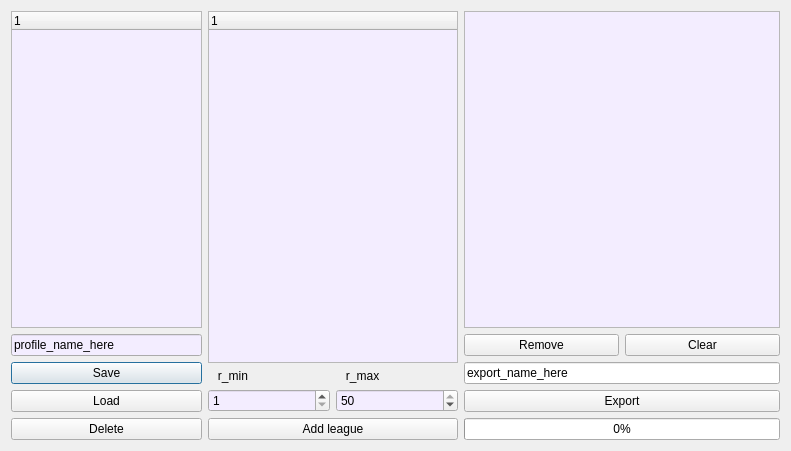
<?xml version="1.0" encoding="UTF-8"?>
<ui version="4.0">
 <class>Export</class>
 <widget class="QDialog" name="Export">
  <property name="geometry">
   <rect>
    <x>0</x>
    <y>0</y>
    <width>791</width>
    <height>451</height>
   </rect>
  </property>
  <property name="windowTitle">
   <string>Export manager</string>
  </property>
  <layout class="QHBoxLayout" name="horizontalLayout_4">
   <item>
    <layout class="QVBoxLayout" name="verticalLayout_5">
     <item>
      <widget class="QTreeWidget" name="tree_profiles">
       <property name="sizePolicy">
        <sizepolicy hsizetype="Preferred" vsizetype="Expanding">
         <horstretch>0</horstretch>
         <verstretch>0</verstretch>
        </sizepolicy>
       </property>
       <property name="maximumSize">
        <size>
         <width>191</width>
         <height>16777215</height>
        </size>
       </property>
       <property name="palette">
        <palette>
         <active>
          <colorrole role="Base">
           <brush brushstyle="SolidPattern">
            <color alpha="255">
             <red>243</red>
             <green>237</green>
             <blue>255</blue>
            </color>
           </brush>
          </colorrole>
         </active>
         <inactive>
          <colorrole role="Base">
           <brush brushstyle="SolidPattern">
            <color alpha="255">
             <red>243</red>
             <green>237</green>
             <blue>255</blue>
            </color>
           </brush>
          </colorrole>
         </inactive>
         <disabled>
          <colorrole role="Base">
           <brush brushstyle="SolidPattern">
            <color alpha="255">
             <red>247</red>
             <green>247</green>
             <blue>247</blue>
            </color>
           </brush>
          </colorrole>
         </disabled>
        </palette>
       </property>
       <column>
        <property name="text">
         <string notr="true">1</string>
        </property>
       </column>
      </widget>
     </item>
     <item>
      <widget class="QLineEdit" name="line_export">
       <property name="sizePolicy">
        <sizepolicy hsizetype="Preferred" vsizetype="Preferred">
         <horstretch>0</horstretch>
         <verstretch>0</verstretch>
        </sizepolicy>
       </property>
       <property name="palette">
        <palette>
         <active>
          <colorrole role="Base">
           <brush brushstyle="SolidPattern">
            <color alpha="255">
             <red>243</red>
             <green>237</green>
             <blue>255</blue>
            </color>
           </brush>
          </colorrole>
         </active>
         <inactive>
          <colorrole role="Base">
           <brush brushstyle="SolidPattern">
            <color alpha="255">
             <red>243</red>
             <green>237</green>
             <blue>255</blue>
            </color>
           </brush>
          </colorrole>
         </inactive>
         <disabled>
          <colorrole role="Base">
           <brush brushstyle="SolidPattern">
            <color alpha="255">
             <red>247</red>
             <green>247</green>
             <blue>247</blue>
            </color>
           </brush>
          </colorrole>
         </disabled>
        </palette>
       </property>
       <property name="text">
        <string>profile_name_here</string>
       </property>
      </widget>
     </item>
     <item>
      <widget class="QPushButton" name="button_save">
       <property name="maximumSize">
        <size>
         <width>191</width>
         <height>16777215</height>
        </size>
       </property>
       <property name="text">
        <string>Save</string>
       </property>
       <property name="icon">
        <iconset>
         <normaloff>:/actions/actions/filesaveas.png</normaloff>:/actions/actions/filesaveas.png</iconset>
       </property>
      </widget>
     </item>
     <item>
      <widget class="QPushButton" name="button_load">
       <property name="maximumSize">
        <size>
         <width>191</width>
         <height>16777215</height>
        </size>
       </property>
       <property name="text">
        <string>Load</string>
       </property>
       <property name="icon">
        <iconset>
         <normaloff>:/actions/actions/fileopen.png</normaloff>:/actions/actions/fileopen.png</iconset>
       </property>
      </widget>
     </item>
     <item>
      <widget class="QPushButton" name="button_delete">
       <property name="maximumSize">
        <size>
         <width>191</width>
         <height>16777215</height>
        </size>
       </property>
       <property name="text">
        <string>Delete</string>
       </property>
       <property name="icon">
        <iconset>
         <normaloff>:/actions/actions/editdelete.png</normaloff>:/actions/actions/editdelete.png</iconset>
       </property>
      </widget>
     </item>
    </layout>
   </item>
   <item>
    <layout class="QVBoxLayout" name="verticalLayout_4">
     <item>
      <widget class="QTreeWidget" name="tree_leagues">
       <property name="sizePolicy">
        <sizepolicy hsizetype="Preferred" vsizetype="Expanding">
         <horstretch>0</horstretch>
         <verstretch>0</verstretch>
        </sizepolicy>
       </property>
       <property name="maximumSize">
        <size>
         <width>250</width>
         <height>16777215</height>
        </size>
       </property>
       <property name="palette">
        <palette>
         <active>
          <colorrole role="Base">
           <brush brushstyle="SolidPattern">
            <color alpha="255">
             <red>243</red>
             <green>237</green>
             <blue>255</blue>
            </color>
           </brush>
          </colorrole>
         </active>
         <inactive>
          <colorrole role="Base">
           <brush brushstyle="SolidPattern">
            <color alpha="255">
             <red>243</red>
             <green>237</green>
             <blue>255</blue>
            </color>
           </brush>
          </colorrole>
         </inactive>
         <disabled>
          <colorrole role="Base">
           <brush brushstyle="SolidPattern">
            <color alpha="255">
             <red>247</red>
             <green>247</green>
             <blue>247</blue>
            </color>
           </brush>
          </colorrole>
         </disabled>
        </palette>
       </property>
       <column>
        <property name="text">
         <string notr="true">1</string>
        </property>
       </column>
      </widget>
     </item>
     <item>
      <layout class="QVBoxLayout" name="verticalLayout">
       <item>
        <layout class="QHBoxLayout" name="horizontalLayout_2">
         <item>
          <widget class="QLabel" name="label">
           <property name="toolTip">
            <string>Min rounds played</string>
           </property>
           <property name="text">
            <string>   r_min</string>
           </property>
          </widget>
         </item>
         <item>
          <widget class="QLabel" name="label_2">
           <property name="toolTip">
            <string>Max round played</string>
           </property>
           <property name="text">
            <string>   r_max</string>
           </property>
          </widget>
         </item>
        </layout>
       </item>
       <item>
        <layout class="QHBoxLayout" name="horizontalLayout_3">
         <item>
          <widget class="QSpinBox" name="spin_min">
           <property name="palette">
            <palette>
             <active>
              <colorrole role="Base">
               <brush brushstyle="SolidPattern">
                <color alpha="255">
                 <red>243</red>
                 <green>237</green>
                 <blue>255</blue>
                </color>
               </brush>
              </colorrole>
             </active>
             <inactive>
              <colorrole role="Base">
               <brush brushstyle="SolidPattern">
                <color alpha="255">
                 <red>243</red>
                 <green>237</green>
                 <blue>255</blue>
                </color>
               </brush>
              </colorrole>
             </inactive>
             <disabled>
              <colorrole role="Base">
               <brush brushstyle="SolidPattern">
                <color alpha="255">
                 <red>247</red>
                 <green>247</green>
                 <blue>247</blue>
                </color>
               </brush>
              </colorrole>
             </disabled>
            </palette>
           </property>
           <property name="toolTip">
            <string>Min rounds played</string>
           </property>
           <property name="minimum">
            <number>1</number>
           </property>
           <property name="value">
            <number>1</number>
           </property>
          </widget>
         </item>
         <item>
          <widget class="QSpinBox" name="spin_max">
           <property name="palette">
            <palette>
             <active>
              <colorrole role="Base">
               <brush brushstyle="SolidPattern">
                <color alpha="255">
                 <red>243</red>
                 <green>237</green>
                 <blue>255</blue>
                </color>
               </brush>
              </colorrole>
             </active>
             <inactive>
              <colorrole role="Base">
               <brush brushstyle="SolidPattern">
                <color alpha="255">
                 <red>243</red>
                 <green>237</green>
                 <blue>255</blue>
                </color>
               </brush>
              </colorrole>
             </inactive>
             <disabled>
              <colorrole role="Base">
               <brush brushstyle="SolidPattern">
                <color alpha="255">
                 <red>247</red>
                 <green>247</green>
                 <blue>247</blue>
                </color>
               </brush>
              </colorrole>
             </disabled>
            </palette>
           </property>
           <property name="toolTip">
            <string>Max rounds played</string>
           </property>
           <property name="maximum">
            <number>50</number>
           </property>
           <property name="value">
            <number>50</number>
           </property>
          </widget>
         </item>
        </layout>
       </item>
      </layout>
     </item>
     <item>
      <widget class="QPushButton" name="button_add">
       <property name="maximumSize">
        <size>
         <width>250</width>
         <height>16777215</height>
        </size>
       </property>
       <property name="text">
        <string>Add league</string>
       </property>
       <property name="icon">
        <iconset>
         <normaloff>:/actions/actions/edit_add.png</normaloff>:/actions/actions/edit_add.png</iconset>
       </property>
      </widget>
     </item>
    </layout>
   </item>
   <item>
    <layout class="QVBoxLayout" name="verticalLayout_3">
     <item>
      <widget class="QTableWidget" name="table_leagues">
       <property name="palette">
        <palette>
         <active>
          <colorrole role="Base">
           <brush brushstyle="SolidPattern">
            <color alpha="255">
             <red>243</red>
             <green>237</green>
             <blue>255</blue>
            </color>
           </brush>
          </colorrole>
         </active>
         <inactive>
          <colorrole role="Base">
           <brush brushstyle="SolidPattern">
            <color alpha="255">
             <red>243</red>
             <green>237</green>
             <blue>255</blue>
            </color>
           </brush>
          </colorrole>
         </inactive>
         <disabled>
          <colorrole role="Base">
           <brush brushstyle="SolidPattern">
            <color alpha="255">
             <red>247</red>
             <green>247</green>
             <blue>247</blue>
            </color>
           </brush>
          </colorrole>
         </disabled>
        </palette>
       </property>
      </widget>
     </item>
     <item>
      <layout class="QHBoxLayout" name="horizontalLayout">
       <item>
        <widget class="QPushButton" name="button_remove">
         <property name="text">
          <string>Remove</string>
         </property>
         <property name="icon">
          <iconset>
           <normaloff>:/actions/actions/edit_remove.png</normaloff>:/actions/actions/edit_remove.png</iconset>
         </property>
        </widget>
       </item>
       <item>
        <widget class="QPushButton" name="button_clear">
         <property name="text">
          <string>Clear</string>
         </property>
         <property name="icon">
          <iconset>
           <normaloff>:/actions/actions/editclear.png</normaloff>:/actions/actions/editclear.png</iconset>
         </property>
        </widget>
       </item>
      </layout>
     </item>
     <item>
      <layout class="QVBoxLayout" name="verticalLayout_2">
       <item>
        <widget class="QLineEdit" name="line_export_name">
         <property name="text">
          <string>export_name_here</string>
         </property>
        </widget>
       </item>
       <item>
        <widget class="QPushButton" name="button_export">
         <property name="text">
          <string>Export</string>
         </property>
         <property name="icon">
          <iconset>
           <normaloff>:/actions/actions/player_play.png</normaloff>:/actions/actions/player_play.png</iconset>
         </property>
        </widget>
       </item>
       <item>
        <widget class="QProgressBar" name="progress_2">
         <property name="value">
          <number>0</number>
         </property>
         <property name="format">
          <string>%p%</string>
         </property>
        </widget>
       </item>
      </layout>
     </item>
    </layout>
   </item>
  </layout>
 </widget>
 <resources>
  <include location="../icons/icons.qrc"/>
 </resources>
 <connections/>
</ui>
